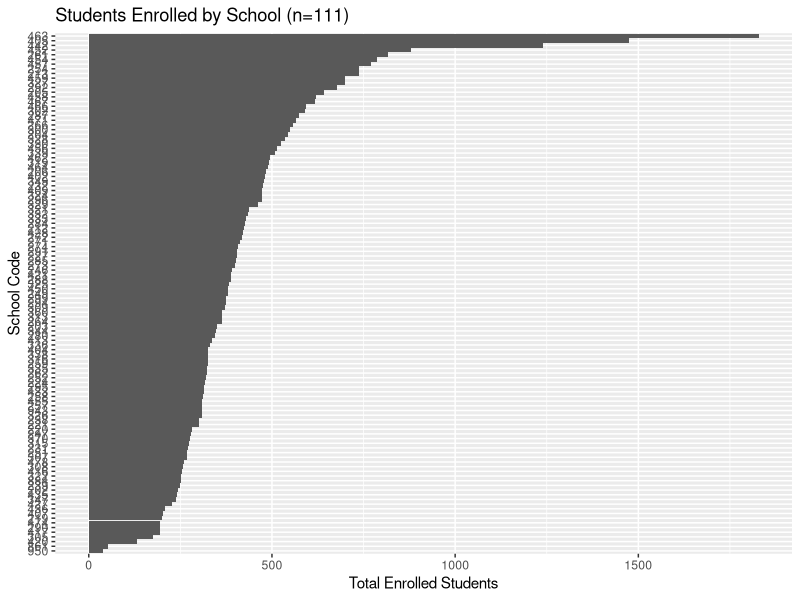
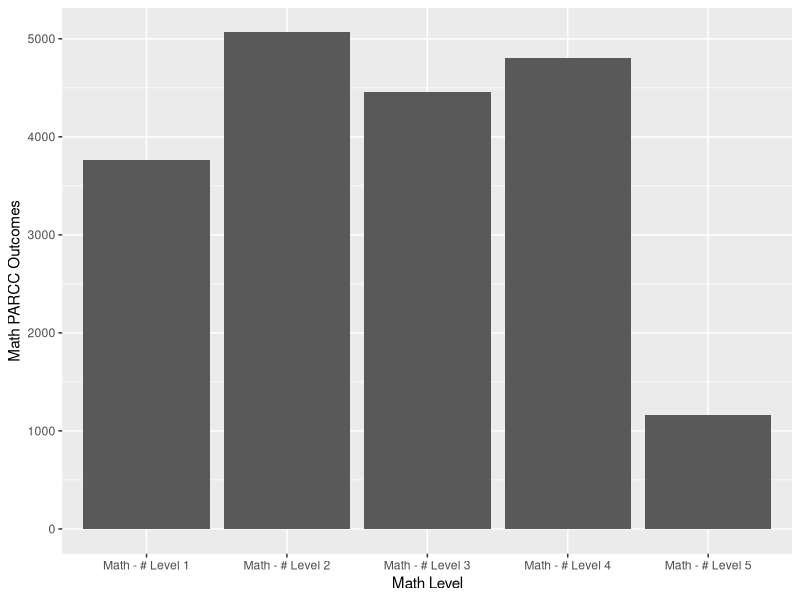

Here is the R script that generated these plots, in order: (Note: this script raises an error after producing the figures.)
## ---- chunk 1
knitr::opts_chunk$set(
  echo = TRUE,
  message = FALSE,
  warning = FALSE
)

library(tidyverse)
library(scales)
library(modelr)
library(corrplot)

scores_all_grades <- read_csv("data/DC/dcps_parcc_scores_all_grades_17_18.csv", na = c("n < 10")) %>% 
  filter(Grade != "ALL") %>% 
  filter(`School Code` != "DCPS") %>%
  mutate(`School Code` = as.numeric(`School Code`))

scores <- read_csv("data/DC/dcps_parcc_scores_all_grades_17_18.csv", na = c("n < 10")) %>% 
  filter(Grade == "ALL") %>% #Show all grades
  select(-Grade) %>%
  filter(`School Code` != "DCPS") %>%
  mutate(`School Code` = as.numeric(`School Code`))

schools <- read_csv("data/DC/dcps_school_scorecard_17_18_trimmed.csv") 

enrollment <- read_csv("data/DC/enrollment-data-17-18.csv") %>% select(-Name)

budget <- read_csv("data/DC/dcpsbudget.ourdcschools.org-budget-data.csv") %>% 
  filter(YEAR == 2018) %>% 
  select(-WARD, -SCHOOLNAME, -LAT,-LON,-YEAR ) %>%
  mutate(student_spending=AMT_ENROLLMENT/TOTALENROLLMENT)

dc <- scores %>% left_join(schools, by=c("School Code" = "Dir_School_Code")) %>%
  left_join(enrollment, by=c("School Code" = "Code")) %>%
  mutate(ela_tests = `# of English Language Arts (ELA) Test Takers`,
         ela_proficient = `ELA # Proficient`,
         math_tests = `# Math Test Takers`,
         math_proficient = `Math - # Proficient`,
         math_proficiency = math_proficient/math_tests,
         ela_proficiency = ela_proficient/ela_tests,
         Uniform = as.factor(Uniform)) %>%
  mutate(Safe_Truancy_Current_Year = as.numeric(sub("%", Safe_Truancy_Current_Year, replacement="")) / 100) %>%
  mutate(Perf_Teachers_Prior_Year = as.numeric(sub("%", Perf_Teachers_Prior_Year, replacement="")) / 100) %>%
  mutate(Perf_Teachers_Current_Year = as.numeric(sub("%", Perf_Teachers_Current_Year, replacement="")) / 100) %>%
  mutate(math_proficiency = math_proficient / math_tests) %>%
  mutate(Demo_Asian = as.numeric(sub("%", Demo_Asian, replacement="")) / 100) %>% 
  mutate(Demo_Black = as.numeric(sub("%", Demo_Black, replacement="")) / 100) %>% 
  mutate(Demo_Hispanic = as.numeric(sub("%", Demo_Hispanic, replacement="")) / 100) %>% 
  mutate(`Demo_N.Amer` = as.numeric(sub("%", `Demo_N.Amer`, replacement="")) / 100) %>% 
  mutate(Demo_White = as.numeric(sub("%", Demo_White, replacement="")) / 100) %>% 
  mutate(Demo_Multi = as.numeric(sub("%", Demo_Multi, replacement="")) / 100) %>% 
  mutate(Demo_NHawPI = as.numeric(sub("%", Demo_NHawPI, replacement="")) / 100) %>%
  mutate(Demo_Asian_Total = Demo_Asian * Enroll_Total) %>% 
  mutate(Demo_Black_Total = Demo_Black * Enroll_Total) %>% 
  mutate(Demo_Hispanic_Total = Demo_Hispanic * Enroll_Total) %>% 
  mutate(Demo_NAmer_Total = `Demo_N.Amer` * Enroll_Total) %>% 
  mutate(Demo_White_Total = Demo_White * Enroll_Total) %>% 
  mutate(Demo_Multi_Total = Demo_Multi * Enroll_Total) %>% 
  mutate(Demo_NHawPI_Total = Demo_NHawPI * Enroll_Total) %>%
  left_join(budget, by=c("School Code" = "SCHOOLCODE")) %>%
  rename(suspensions=Safe_Suspension_Current_Year) %>%
  mutate(suspensions = as.numeric(sub("%", suspensions, replacement="")) / 100) %>%
  mutate(high_suspensions = suspensions > .045) %>%
  mutate(student_spending_scale = student_spending - 4923) %>%
  mutate(math_percent_5 = `Math - # Level 5`/`# Math Test Takers`) %>%
  mutate(math_percent_1 = `Math - # Level 1`/`# Math Test Takers`) %>%
  mutate(math_percent_1_2 = (`Math - # Level 1`+`Math - # Level 2`)/`# Math Test Takers`)
  
## ---- chunk 2

ggplot(dc) + geom_col(width=1,aes(x=reorder(as.factor(`School Code`),`Total Enrolled`), y=`Total Enrolled`)) + coord_flip() + xlab("School Code") + ylab("Total Enrolled Students") + labs(title="Students Enrolled by School (n=111)")

## ---- chunk 3
summary(dc$`Total Enrolled`)
## ---- chunk 4
dc_math <- dc %>% gather(key=`Math Level`, value=`Math PARCC Outcomes`, `Math - # Level 1`, `Math - # Level 2`, `Math - # Level 3`, `Math - # Level 4`, `Math - # Level 4`, `Math - # Level 5`) %>% select(`Math Level`, `Math PARCC Outcomes`)

ggplot(dc_math) + geom_col(aes(x=`Math Level`, y=`Math PARCC Outcomes`))
## ---- chunk 5
dc %>% group_by(Dir_Ward) %>% summarise(`ELA Test Takers`=sum(`# of English Language Arts (ELA) Test Takers`, na.rm=T), 
                                             `ELA Proficient`=sum(`ELA # Proficient`, na.rm=T)) %>%
  mutate(`% ELA Proficient` = percent(`ELA Proficient` / `ELA Test Takers`)) %>%
  arrange(`% ELA Proficient`)
## ---- chunk 6
dc %>% group_by(Dir_Ward) %>% summarise(`Math Test Takers`=sum(`# Math Test Takers`, na.rm=T), 
                                             `Math Proficient`=sum(`Math - # Proficient`, na.rm=T)) %>%
  mutate(`% Math Proficient` = percent(`Math Proficient` / `Math Test Takers`)) %>%
  arrange(`% Math Proficient`)
## ---- chunk 7
dc %>% count(Uniform)
## ---- chunk 8
  ggplot(dc) + geom_boxplot(aes(x = Uniform, y=`School Code`  (math_proficient/math_tests)))
## ---- chunk 9
dc_demo <- dc %>% select(select_vars(names(dc), ends_with("_Total")), math_proficiency, Enroll_Total) %>%
  gather(key="Demo", value="Students", select_vars(names(dc_demo), starts_with("Demo")))

ggplot(dc_demo) + geom_col(aes(x=reorder(Demo, Students), y=Students)) + coord_flip()
## ---- chunk 10

fit <- lm(data=dc, math_proficiency ~ (Demo_Black))
summary(fit)

grid <- dc %>% data_grid(Demo_Black) %>% add_predictions(fit)

ggplot(dc, aes(Demo_Black, math_proficiency)) + 
  geom_point() + 
  geom_line(data = grid, aes(y = pred))

dc <- dc %>% add_residuals(fit)
ggplot(dc) + geom_point(aes(x=Demo_Black,y=resid)) 
# Is there a way to add a line based on intercept, coef alone?

#When I add Hispanic, the prediction for Demo_White/Asian turns negative??
#Compare below to fit <- lm(data=dc, math_proficiency ~ Demo_Black + Demo_Asian + Demo_White)
fit <- lm(data=dc, math_proficiency ~ Demo_Black + Demo_Asian + Demo_White + Demo_Hispanic)
summary(fit)

